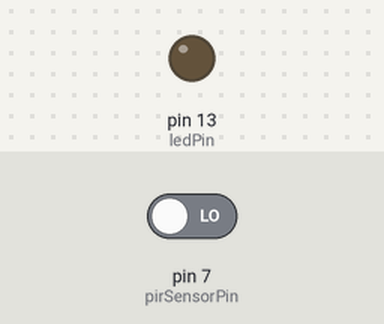
This sketch was run on a simulated Arduino Uno, built with avr-gcc and run on an emulated ATmega328P. Shown: output pins drawn as LEDs (lit = HIGH). Inputs (shaded band) come from the test bench; at power-on: pin 7 (pirSensorPin) LOW.

Above: at 1.2 s.
1.3 s: pin 7 (pirSensorPin) driven HIGH
At 2.2 s:
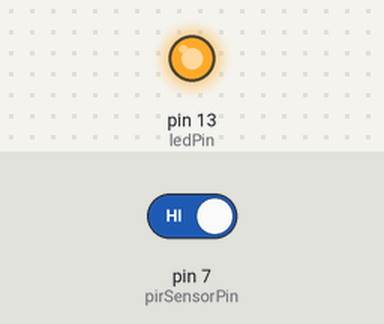
2.8 s: pin 7 (pirSensorPin) driven LOW
At 3.5 s:
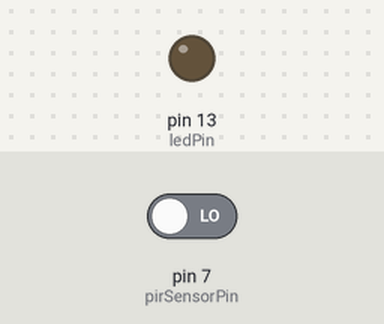
Timing chart, 0 to 5.8 s (numbered marks = the images above; inputs shaded):
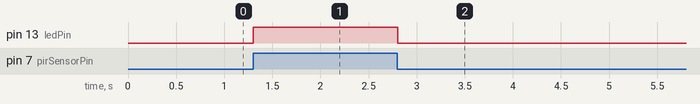

The sketch:

pir_motion_sensor_digital_sensor_circuit1.ino
```cpp
// C++ code
//

const int pirSensorPin = 7;
const int ledPin = 13;

void setup()
{
  pinMode(pirSensorPin, INPUT);
  pinMode(ledPin, OUTPUT);
 }

void loop()
{
    int sensorValue = digitalRead(pirSensorPin);
 if (sensorValue == HIGH) {
    // إذا تم اكتشاف حركة، قم بتشغيل LED
    digitalWrite(ledPin, HIGH);
    Serial.println("Motion detected! LED is ON.");
  } else {
    // إذا لم يتم اكتشاف حركة، قم بإيقاف LED
    digitalWrite(ledPin, LOW);
    Serial.println("No motion. LED is OFF.");
  }
    delay(100);

}
```

Measured:
- after the input at 1.3 s, pin 13 (ledPin): LOW → HIGH at once
- after the input at 2.8 s, pin 13 (ledPin): HIGH → LOW at once
